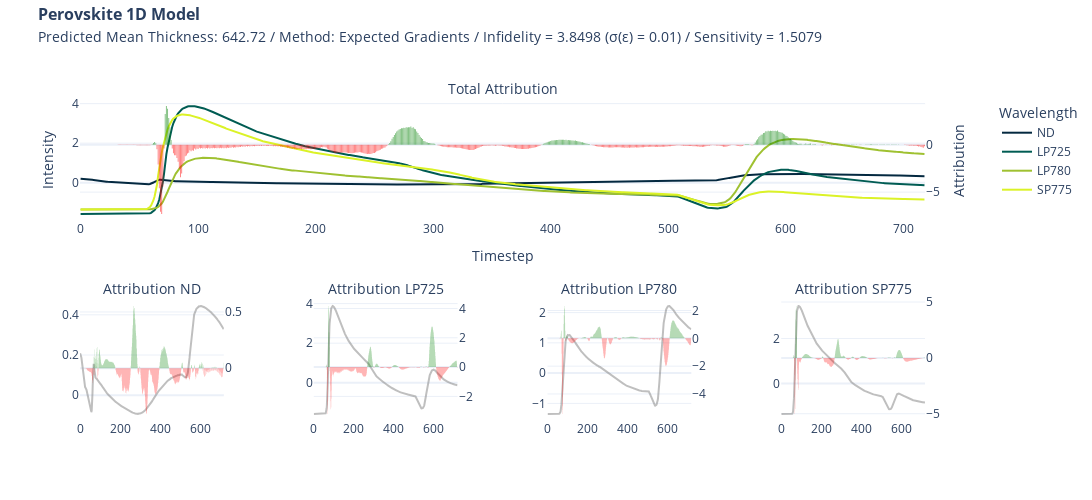

Here is the notebook cell this chart was saved with:
### Markdown cell above
# Visualization of single methods and comparision of methods via sum and absolut values

### Code cell
import plotly.graph_objects as go


def format_title(title, subtitle=None, font_size=16, subtitle_font_size=14):
    title = f'<span style="font-size: {font_size}px;"><b>{title}</b></span>'
    if not subtitle:
        return title
    subtitle = f'<span style="font-size: {subtitle_font_size}px;">{subtitle}</span>'
    return f"{title}<br>{subtitle}"


from plotly.subplots import make_subplots

fig = make_subplots(
    rows=2,
    cols=4,
    specs=[
        [{"secondary_y": True, "colspan": 4}, None, None, None],
        [
            {"secondary_y": True},
            {"secondary_y": True},
            {"secondary_y": True},
            {"secondary_y": True},
        ],
    ],
    subplot_titles=(
        format_title("", "Total Attribution"),
        format_title("", "Attribution ND"),
        format_title("", "Attribution LP725"),
        format_title("", "Attribution LP780"),
        format_title("", "Attribution SP775"),
    ),
)

fig.add_trace(
    go.Bar(
        y=attr_eg.squeeze().sum(axis=0),
        name="Attribution",
        marker_color=np.where(attr_eg.squeeze().sum(axis=0) < 0, "red", "green"),
        opacity=0.5,
        showlegend=False,
        marker_line_width=0,
    ),
    secondary_y=True,
)

fig.add_trace(go.Scatter(y=x[0], name="ND", marker_color="#042940"))
fig.add_trace(go.Scatter(y=x[1], name="LP725", marker_color="#005C53"))
fig.add_trace(go.Scatter(y=x[2], name="LP780", marker_color="#9FC131"))
fig.add_trace(go.Scatter(y=x[3], name="SP775", marker_color="#DBF227"))

fig.update_yaxes(title="Intensity")
fig.update_yaxes(title_text="Attribution", secondary_y=True)
fig.update_xaxes(title="Timestep")

fig.add_trace(
    go.Scatter(y=x[0], name="ND", marker_color="grey", opacity=0.5, showlegend=False),
    row=2,
    col=1,
)
fig.add_trace(
    go.Bar(
        y=attr_eg.squeeze()[0],
        marker_color=np.where(attr_eg.squeeze()[0] < 0, "red", "green"),
        opacity=0.5,
        showlegend=False,
        marker_line_width=0,
    ),
    secondary_y=True,
    row=2,
    col=1,
)

fig.update_yaxes(title=None, row=2, col=1)
fig.update_yaxes(title_text=None, secondary_y=True, row=2, col=1)
fig.update_xaxes(title=None, row=2, col=1)

fig.add_trace(
    go.Scatter(
        y=x[1], name="LP725", marker_color="grey", opacity=0.5, showlegend=False
    ),
    row=2,
    col=2,
)
fig.add_trace(
    go.Bar(
        y=attr_eg.squeeze()[1],
        marker_color=np.where(attr_eg.squeeze()[1] < 0, "red", "green"),
        opacity=0.5,
        showlegend=False,
        marker_line_width=0,
    ),
    secondary_y=True,
    row=2,
    col=2,
)

fig.update_yaxes(title=None, row=2, col=2)
fig.update_yaxes(title_text=None, secondary_y=True, row=2, col=2)
fig.update_xaxes(title=None, row=2, col=2)

fig.add_trace(
    go.Scatter(
        y=x[2], name="LP780", marker_color="grey", opacity=0.5, showlegend=False
    ),
    row=2,
    col=3,
)
fig.add_trace(
    go.Bar(
        y=attr_eg.squeeze()[2],
        marker_color=np.where(attr_eg.squeeze()[2] < 0, "red", "green"),
        opacity=0.5,
        showlegend=False,
        marker_line_width=0,
    ),
    secondary_y=True,
    row=2,
    col=3,
)

fig.update_yaxes(title=None, row=2, col=3)
fig.update_yaxes(title_text=None, secondary_y=True, row=2, col=3)
fig.update_xaxes(title=None, row=2, col=3)

fig.add_trace(
    go.Scatter(
        y=x[3], name="SP775", marker_color="grey", opacity=0.5, showlegend=False
    ),
    row=2,
    col=4,
)
fig.add_trace(
    go.Bar(
        y=attr_eg.squeeze()[3],
        marker_color=np.where(attr_eg.squeeze()[3] < 0, "red", "green"),
        opacity=0.5,
        showlegend=False,
        marker_line_width=0,
    ),
    secondary_y=True,
    row=2,
    col=4,
)

fig.update_yaxes(title=None, row=2, col=4)
fig.update_yaxes(title_text=None, secondary_y=True, row=2, col=4)
fig.update_xaxes(title=None, row=2, col=4)

if target == "pce":
    subtitle = "Predicted PCE: "
else:
    subtitle = "Predicted Mean Thickness: "

fig.update_layout(
    title=format_title(
        "Perovskite 1D Model",
        subtitle
        + str(np.round(y,2))
        + " / Method: Expected Gradients / Infidelity = "
        + str(*np.round(infid_eg.numpy(), 4))
        + " ("
        + "\u03C3"
        + "("
        + "\u03B5"
        + ") = "
        + str(std_noise)
        + ")"
        + " / Sensitivity = "
        + str(*np.round(sens_eg.numpy(), 4)),
    ),
    legend_title="Wavelength",
    title_y=0.96,
    title_x=0.035,
    template="plotly_white",
    height=500,
    width=1200,
)

fig.write_image("xai/images/"+ target + "/1D/1D_eg.png", scale=2)

fig.show()

### Figure 1 — Plotly figure (JSON) as saved in the notebook; plotly's stock layout.template omitted (floating-point values rounded to 4 significant figures; data arrays with more than 128 entries replaced by an {"elided": "..."} marker saying what was removed)
{"data": [{"marker": {"color": {"elided": "719 str values"}, "line": {"width": 0}}, "name": "Attribution", "opacity": 0.5, "showlegend": false, "type": "bar", "xaxis": "x", "y": {"elided": "719 float values"}, "yaxis": "y2"}, {"marker": {"color": "#042940"}, "name": "ND", "type": "scatter", "y": {"elided": "719 float values"}}, {"marker": {"color": "#005C53"}, "name": "LP725", "type": "scatter", "y": {"elided": "719 float values"}}, {"marker": {"color": "#9FC131"}, "name": "LP780", "type": "scatter", "y": {"elided": "719 float values"}}, {"marker": {"color": "#DBF227"}, "name": "SP775", "type": "scatter", "y": {"elided": "719 float values"}}, {"marker": {"color": "grey"}, "name": "ND", "opacity": 0.5, "showlegend": false, "type": "scatter", "xaxis": "x2", "y": {"elided": "719 float values"}, "yaxis": "y3"}, {"marker": {"color": {"elided": "719 str values"}, "line": {"width": 0}}, "opacity": 0.5, "showlegend": false, "type": "bar", "xaxis": "x2", "y": {"elided": "719 float values"}, "yaxis": "y4"}, {"marker": {"color": "grey"}, "name": "LP725", "opacity": 0.5, "showlegend": false, "type": "scatter", "xaxis": "x3", "y": {"elided": "719 float values"}, "yaxis": "y5"}, {"marker": {"color": {"elided": "719 str values"}, "line": {"width": 0}}, "opacity": 0.5, "showlegend": false, "type": "bar", "xaxis": "x3", "y": {"elided": "719 float values"}, "yaxis": "y6"}, {"marker": {"color": "grey"}, "name": "LP780", "opacity": 0.5, "showlegend": false, "type": "scatter", "xaxis": "x4", "y": {"elided": "719 float values"}, "yaxis": "y7"}, {"marker": {"color": {"elided": "719 str values"}, "line": {"width": 0}}, "opacity": 0.5, "showlegend": false, "type": "bar", "xaxis": "x4", "y": {"elided": "719 float values"}, "yaxis": "y8"}, {"marker": {"color": "grey"}, "name": "SP775", "opacity": 0.5, "showlegend": false, "type": "scatter", "xaxis": "x5", "y": {"elided": "719 float values"}, "yaxis": "y9"}, {"marker": {"color": {"elided": "719 str values"}, "line": {"width": 0}}, "opacity": 0.5, "showlegend": false, "type": "bar", "xaxis": "x5", "y": {"elided": "719 float values"}, "yaxis": "y10"}], "layout": {"annotations": [{"font": {"size": 16}, "showarrow": false, "text": "<span style=\"font-size: 16px;\"><b></b></span><br><span style=\"font-size: 14px;\">Total Attribution</span>", "x": 0.47, "xanchor": "center", "xref": "paper", "y": 1, "yanchor": "bottom", "yref": "paper"}, {"font": {"size": 16}, "showarrow": false, "text": "<span style=\"font-size: 16px;\"><b></b></span><br><span style=\"font-size: 14px;\">Attribution ND</span>", "x": 0.08, "xanchor": "center", "xref": "paper", "y": 0.375, "yanchor": "bottom", "yref": "paper"}, {"font": {"size": 16}, "showarrow": false, "text": "<span style=\"font-size: 16px;\"><b></b></span><br><span style=\"font-size: 14px;\">Attribution LP725</span>", "x": 0.34, "xanchor": "center", "xref": "paper", "y": 0.375, "yanchor": "bottom", "yref": "paper"}, {"font": {"size": 16}, "showarrow": false, "text": "<span style=\"font-size: 16px;\"><b></b></span><br><span style=\"font-size: 14px;\">Attribution LP780</span>", "x": 0.6, "xanchor": "center", "xref": "paper", "y": 0.375, "yanchor": "bottom", "yref": "paper"}, {"font": {"size": 16}, "showarrow": false, "text": "<span style=\"font-size: 16px;\"><b></b></span><br><span style=\"font-size: 14px;\">Attribution SP775</span>", "x": 0.86, "xanchor": "center", "xref": "paper", "y": 0.375, "yanchor": "bottom", "yref": "paper"}], "height": 500, "legend": {"title": {"text": "Wavelength"}}, "title": {"text": "<span style=\"font-size: 16px;\"><b>Perovskite 1D Model</b></span><br><span style=\"font-size: 14px;\">Predicted Mean Thickness: 642.72 / Method: Expected Gradients / Infidelity = 3.8498 (σ(ε) = 0.01) / Sensitivity = 1.5079</span>", "x": 0.035, "y": 0.96}, "width": 1200, "xaxis": {"anchor": "y", "domain": [0, 0.94], "title": {"text": "Timestep"}}, "xaxis2": {"anchor": "y3", "domain": [0, 0.16], "title": {}}, "xaxis3": {"anchor": "y5", "domain": [0.26, 0.42], "title": {}}, "xaxis4": {"anchor": "y7", "domain": [0.52, 0.68], "title": {}}, "xaxis5": {"anchor": "y9", "domain": [0.78, 0.94], "title": {}}, "yaxis": {"anchor": "x", "domain": [0.625, 1], "title": {"text": "Intensity"}}, "yaxis10": {"anchor": "x5", "overlaying": "y9", "side": "right", "title": {}}, "yaxis2": {"anchor": "x", "overlaying": "y", "side": "right", "title": {"text": "Attribution"}}, "yaxis3": {"anchor": "x2", "domain": [0, 0.375], "title": {}}, "yaxis4": {"anchor": "x2", "overlaying": "y3", "side": "right", "title": {}}, "yaxis5": {"anchor": "x3", "domain": [0, 0.375], "title": {}}, "yaxis6": {"anchor": "x3", "overlaying": "y5", "side": "right", "title": {}}, "yaxis7": {"anchor": "x4", "domain": [0, 0.375], "title": {}}, "yaxis8": {"anchor": "x4", "overlaying": "y7", "side": "right", "title": {}}, "yaxis9": {"anchor": "x5", "domain": [0, 0.375], "title": {}}}}
